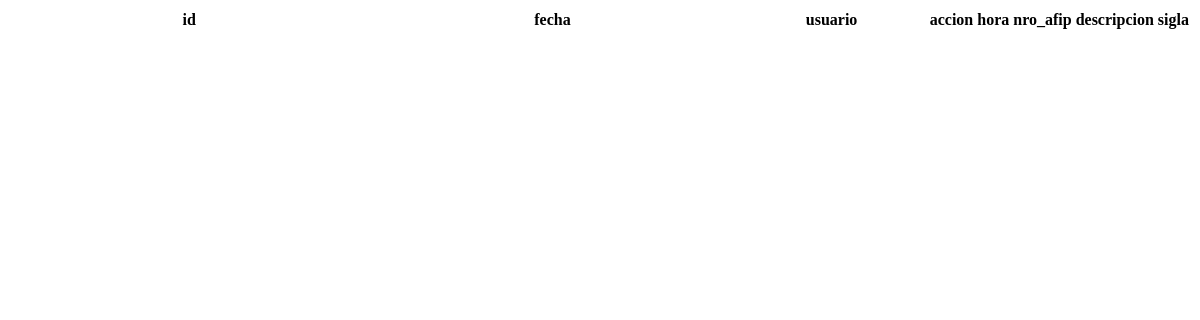
The page /imprimir/imprimir_afip.php (signed in) on the database as committed earlier.
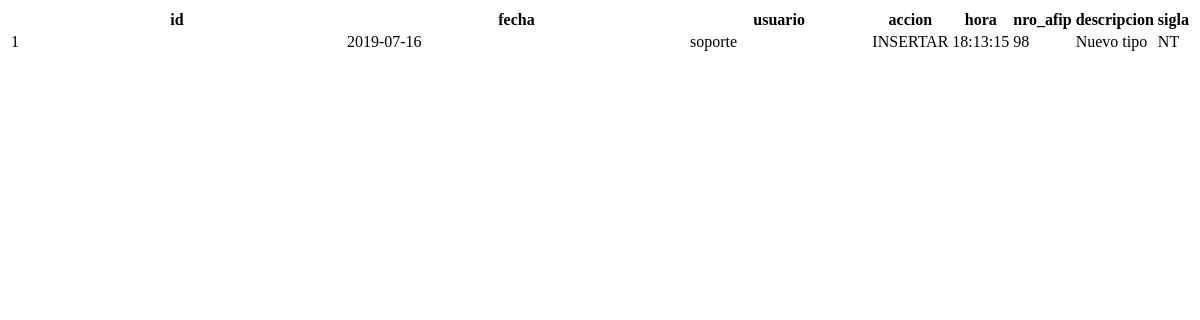
The same page on the database as committed later.
### tables this page shows
CREATE TABLE `afipauditoria` (
  `id` int(11) NOT NULL AUTO_INCREMENT,
  `nro_afip` varchar(255) DEFAULT NULL,
  `descripcion` varchar(255) DEFAULT NULL,
  `sigla` varchar(255) DEFAULT NULL,
  `usuario` varchar(255) DEFAULT NULL,
  `accion` varchar(255) DEFAULT NULL,
  `fecha` date DEFAULT NULL,
  `hora` time DEFAULT NULL,
  PRIMARY KEY (`id`)
);

### imprimir/imprimir_afip.php (the view, shortened to what this page needs)
<?php
$dbname = $_SESSION['empresa.db'];
$conexion = new PDO('mysql:host=localhost;dbname='.$dbname,'root','');
$result=$conexion->query("SELECT * from afipauditoria");
?>
<!DOCTYPE html>
<html>
    <body onload="window.print();window.close();">
        <table>
                <tr>
                    <th style="width: 40%;">id</th>
                    <th style="width: 40%;">fecha</th>
                    <th style="width: 40%;">usuario</th>
                    <th style="width: 40%;">accion</th>
                    <th style="width: 40%;">hora</th>
                    <th style="width: 40%;">nro_afip</th>
                    <th style="width: 40%;">descripcion</th>
                    <th style="width: 40%;">sigla</th>
                </tr>
                <?php foreach ($result as $User) { ?>
                <tr>
                <td><?php echo $User['id'];?></td>
                <td><?php echo $User['fecha'];?></td>
                <td><?php echo $User['usuario'];?></td>
                <td><?php echo $User['accion'];?></td>
                <td><?php echo $User['hora'];?></td>
                <td><?php echo $User['nro_afip'];?></td>
                <td><?php echo $User['descripcion'];?></td>
                <td><?php echo $User['sigla'];?></td>
                </tr>
                <?php } ?>
        </table>
    </body>
</html>

Rows that differ between the two databases and show on the page:
added afipauditoria: id "1", fecha "2019-07-16", usuario "soporte", accion "INSERTAR", hora "18:13:15", nro_afip "98", descripcion "Nuevo tipo", sigla "NT"
